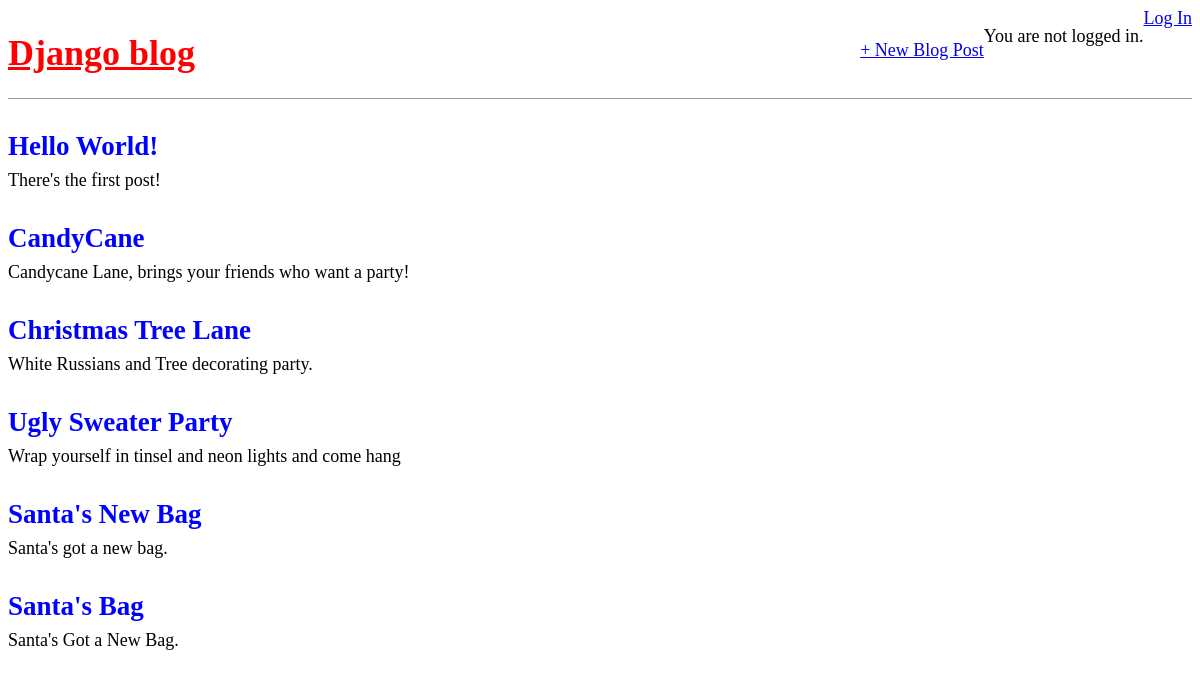
The page / on the database its author committed.
### blog/models.py (models this page shows, shortened)
class Post(models.Model):
    title = models.CharField(max_length=200) #display 200 characters only
    author = models.ForeignKey("auth.User", on_delete=models.CASCADE)
    body = models.TextField()

### blog/views.py (the view)
# urls.py: path('', BlogListView.as_view(), name='home'), #home page view
class BlogListView(ListView):
    model = Post
    template_name = 'home.html'

### templates/home.html
{% extends 'base.html' %}
{% block content %}
    {% for post in object_list %}
        <div class="post-entry">
            <h2><a href="{% url 'post_detail' post.pk %}">{{ post.title }}</a></h2>
            <p>{{ post.body }}</p>
        </div>
    {% endfor %}
{% endblock content %}

### static/css/base.css (style rules this page uses)
body { font-family: 'Architects Daughter', cursive; font-size: 18px; }
.post-entry { margin-bottom: 2rem; }
.post-entry h2 { margin: 0.5rem 0; }
.post-entry h2 a, .post-entry h2 a:visited { color: blue; text-decoration: none; }
.post-entry p { margin: 0; font-weight: 400; }

### rows shown on the page
Post: title "Hello World!", body "There's the first post!"
Post: title "CandyCane", body "Candycane Lane, brings your friends who want a party!"
Post: title "Christmas Tree Lane", body "White Russians and Tree decorating party."
Post: title "Ugly Sweater Party", body "Wrap yourself in tinsel and neon lights and come hang"
Post: title "Santa's New Bag", body "Santa's got a new bag."
Post: title "Santa's Bag", body "Santa's Got a New Bag."
